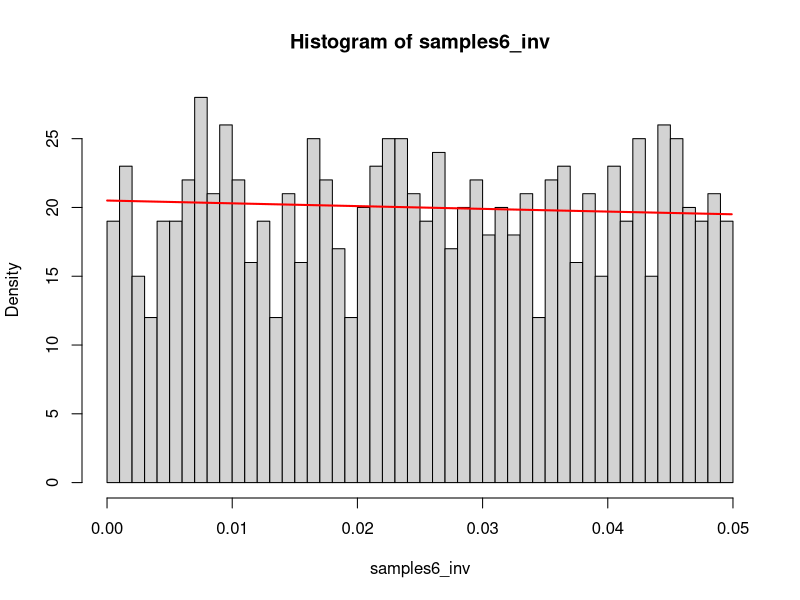

Write the R code that produced this figure.
#6
# Inverse
generate_truncated_exp_inverse = function(n) {
    u = runif(n)
    x = -log(1 - u * (1 - exp(-0.05)))
    return(x)
}

set.seed(2025)
samples6_inv = generate_truncated_exp_inverse(1000)


f6 = function(x) {
    exp(-x) / (1 - exp(-0.05))
}

hist(samples6_inv, probability = TRUE, breaks = 60)
curve(f6(x), from = 0.00001, to = 0.0499, col = "red", lwd = 2, add = TRUE)



E_sim_inv = mean(samples6_inv)

E_theory = integrate(function(x) x * exp(-x) / (1 - exp(-0.05)), lower = 0, upper = 0.05)$value

print(E_theory)
print(E_sim_inv)


#10
simulate_claim_prob = function(n_sim = 10000) {
    exceed_count = 0
    for (i in 1:n_sim) {
        claims = rbinom(1000, 1, 0.05)
        amounts = rexp(1000, rate = 1/800) * claims
        if (sum(amounts) > 50000) {
            exceed_count = exceed_count + 1
        }
    }
    return(exceed_count / n_sim)
}

simulate_claim_prob()


# #15
# generate_gamma2_inverse_numeric <- function(n, step = 0.001, xmax = 15) {
#     u <- runif(n)
#     x_grid <- seq(0, xmax, by = step)
#     cdf <- cumsum(x_grid * exp(-x_grid)) * step / gamma(2)
#     samples <- numeric(n)
#     
#     for (i in 1:n) {
#         samples[i] <- x_grid[which(cdf >= u[i])[1]]
#     }
#     return(samples)
# }
# samples15 <- generate_gamma2_inverse_numeric(10000)
# f15 <- function(x) {
#     ifelse(x >= 0, x * exp(-x), 0)
# }
# 
# # 畫圖
# hist(samples15, probability = TRUE, breaks = 60,
#      main = "Q15: Gamma(2,1) via Composition", xlab = "x")
# curve(f15(x), col = "red", lwd = 2, add = TRUE)
# generate_gamma2_composition <- function(n) {
#     x <- -log(runif(n)) + -log(runif(n))
#     return(x)
# }
# 
# generate_gamma2_ar_rigorous <- function(n) {
#     samples <- numeric(n)
#     i <- 1
#     c <- 4 / exp(1)  # ≈ 1.4715
#     while (i <= n) {
#         y <- rexp(1, rate = 0.5)  # proposal: Exp(0.5)
#         u <- runif(1)
#         if (u <= (2 * y * exp(-0.5 * y)) / c) {
#             samples[i] <- y
#             i <- i + 1
#         }
#     }
#     return(samples)
# }
# 
# # 模擬
# samples15_comp <- generate_gamma2_composition(10000)
# samples15_ar <- generate_gamma2_ar_rigorous(10000)
# 
# # 理論密度
# f15 <- function(x) {
#     ifelse(x >= 0, x * exp(-x), 0)
# }
# 
# # 畫圖
# hist(samples15_comp, probability = TRUE, breaks = 60,
#      main = "Q15: Gamma(2,1) via Composition", xlab = "x")
# curve(f15(x), col = "red", lwd = 2, add = TRUE)
# 
# hist(samples15_ar, probability = TRUE, breaks = 60,
#      main = "Q15: Gamma(2,1) via AR", xlab = "x")
# curve(f15(x), col = "red", lwd = 2, add = TRUE)
# 
# 
# #19
# generate_F_inverse <- function(n) {
#     u <- runif(n)
#     x <- (-1 + sqrt(1 + 8 * u)) / 2
#     return(x)
# }
# 
# 
# 
# generate_F_ar <- function(n) {
#     samples <- numeric(n)
#     i <- 1
#     total_trials <- 0
#     c <- 1.5  # 因為最大密度為 (1 + 2*1)/2 = 1.5
#     
#     while (i <= n) {
#         y <- runif(1)
#         u <- runif(1)
#         total_trials <- total_trials + 1
#         if (u <= ((1 + 2 * y) / 2) / c) {
#             samples[i] <- y
#             i <- i + 1
#         }
#     }
#     cat("Average trials per sample (AR method):", total_trials / n, "\n")
#     return(samples)
# }
# 
# 
# 
# generate_F_composition <- function(n) {
#     u1 <- runif(n)
#     u2 <- runif(n)
#     x <- ifelse(u1 < 0.5, u2, sqrt(u2))
#     return(x)
# }
# 
# # 模擬
# samples19_inv <- generate_F_inverse(10000)
# samples19_ar <- generate_F_ar(10000)
# samples19_comp <- generate_F_composition(10000)
# 
# # 理論密度
# f19 <- function(x) {
#     ifelse(x >= 0 & x <= 1, (1 + 2 * x) / 2, 0)
# }
# 
# # 畫圖
# hist(samples19_inv, probability = TRUE, breaks = 50,
#      main = "Q19: Inverse Method", xlab = "x")
# curve(f19(x), col = "red", lwd = 2, add = TRUE)
# 
# hist(samples19_ar, probability = TRUE, breaks = 50,
#      main = "Q19: Acceptance-Rejection", xlab = "x")
# curve(f19(x), col = "red", lwd = 2, add = TRUE)
# 
# hist(samples19_comp, probability = TRUE, breaks = 50,
#      main = "Q19: Composition Method", xlab = "x")
# curve(f19(x), col = "red", lwd = 2, add = TRUE)







